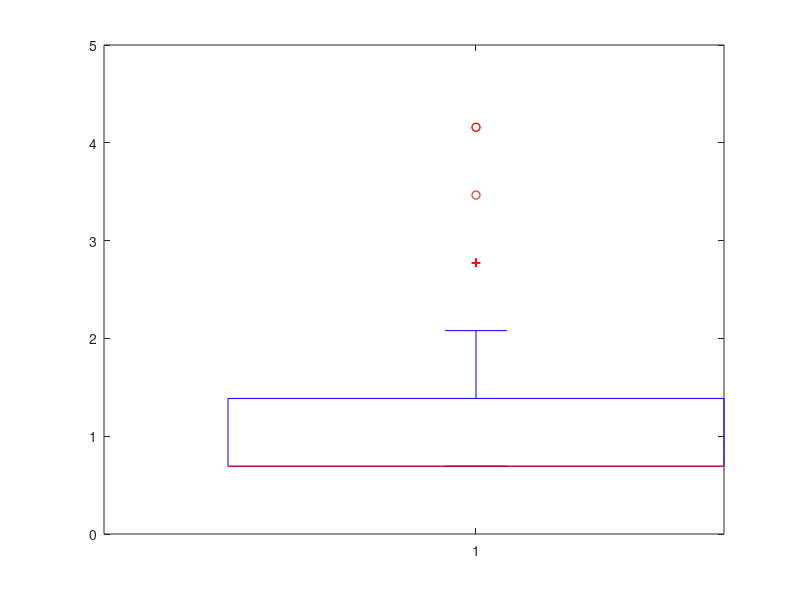

Reproduce this figure in MATLAB.
% Simulates the St. Petersberg paradox a variable number of times for
% user-set cost, stake, and chance of success. My hypothesis as to why
% the game may seem tempting to run (or conversely why a gambler would have an
% aversion to playing) is that the chance of payout is very small, even if
% on average the payout would cover all previously incurred costs.

cost    = 500;
stake   = 2;
chance  = 0.5;
games   = 100;
payouts = zeros(1, games);

for i = 1:games
    payout = stake;
    while rand < chance
        payout = 2*payout;
    end
    payouts(1,i) = payout;
end

boxplot(log(payouts))
sum(payouts)
